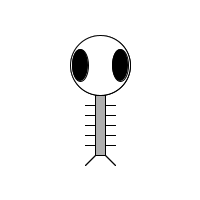
Frame 1 (no input)
Frame 60 (the mouse pressed at the canvas centre just before this capture): identical to frame 1, image omitted
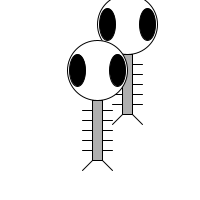
Frame 120 (the mouse held since frame 60 and released just before this capture)

The Processing sketch that drew these frames (run headless with seeded random() and noise(); from frame 60 on, the mouse is pressed at the canvas centre):

// Processing sketch: chapter_8_3
// ── chapter_8_3.pde
Zoog zoog;
Zoog zoog2;

void setup(){
	size(200, 200);
	smooth();
	zoog = new Zoog(100,125,60,60,16);
	zoog2 = new Zoog(100,125,60,60,16);
}

void draw(){
		background(255);
		//mouseX position determines speed factor
		float factor = constrain(mouseX/10, 0, 5);
		zoog.jiggle(factor);
		zoog.display();

		zoog2.jiggle(factor);
		zoog2.display();
}
// ── zoog.pde
class Zoog {
	// Zoog's variables
	float x,y,w,h,eyesize;

	//Zoog's constructor
	Zoog(float tempX, float tempY, float tempW, float tempH, float tempEyeSize) {
		x = tempX;
		y = tempY;
		w = tempW;
		h = tempH;
		eyesize = tempEyeSize;
	}

	void jiggle(float speed){
		// change zoogs location randomly
		x = x + random(-1,1)*speed;
		y = y + random(-1,1)*speed;

		// constrain zoog to window
		x = constrain(x, 0, width);
		y = constrain(y, 0, width);
	}

	void display(){
		ellipseMode(CENTER);
		rectMode(CENTER);

		// draw zoog's arms with a for loop

		for (float i = y - h/3; i<y+h/2; i+=10){
			stroke(0);
			line(x-w/4, i, x+w/4, i);
		}

		// draw zoogs body
		stroke(0);
		fill(175);
		rect(x,y,w/6,h);

		//draw zoog's head
		stroke(0);
		fill(255);
		ellipse(x,y-h, w, h);

		// zoog's eyes
		fill(0);
		ellipse(x-w/3, y-h,eyesize,eyesize*2);
		ellipse(x+w/3, y-h,eyesize,eyesize*2);

		// zoog's legs
		stroke(0);
		line(x-w/12,y+h/2,x-w/4,y+h/2+10);
		line(x+w/12,y+h/2,x+w/4,y+h/2+10);

	}
}
